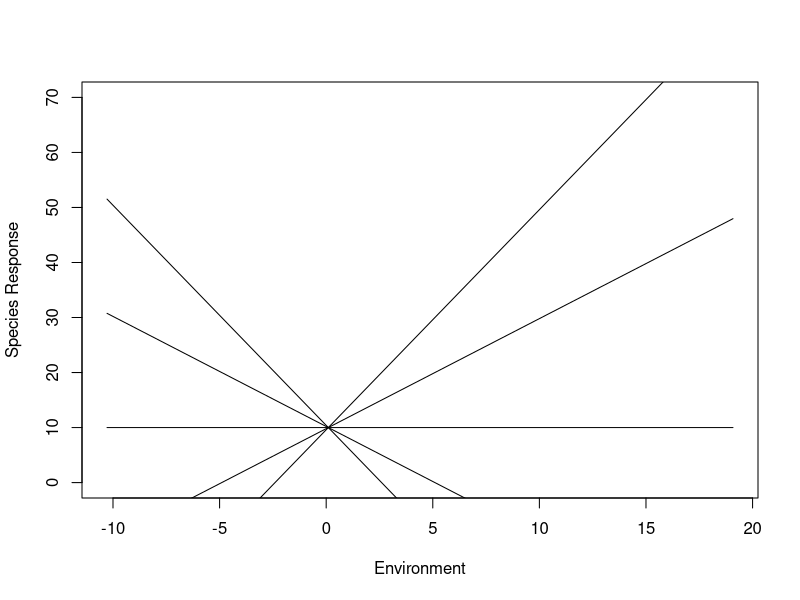
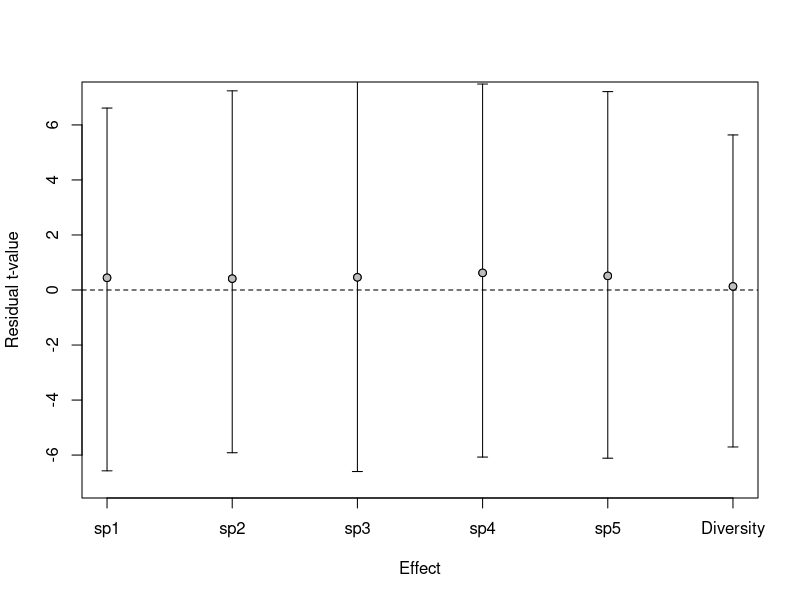
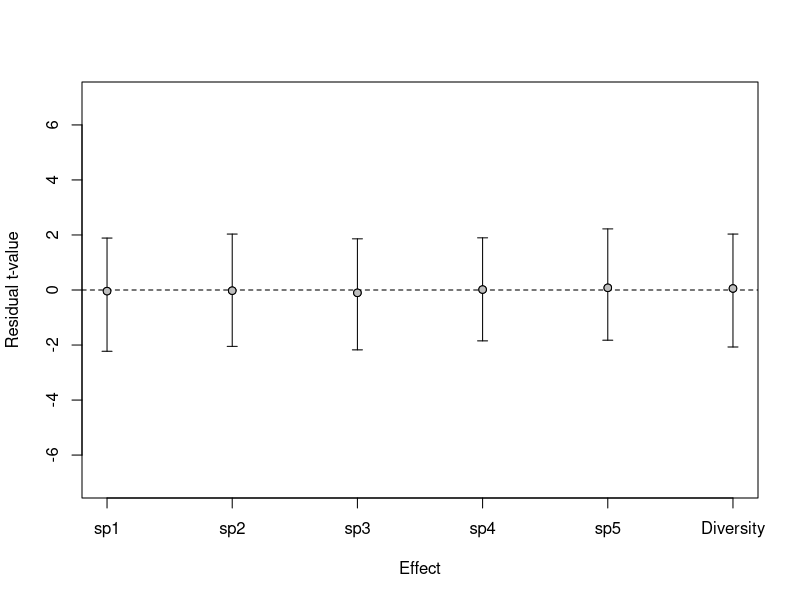
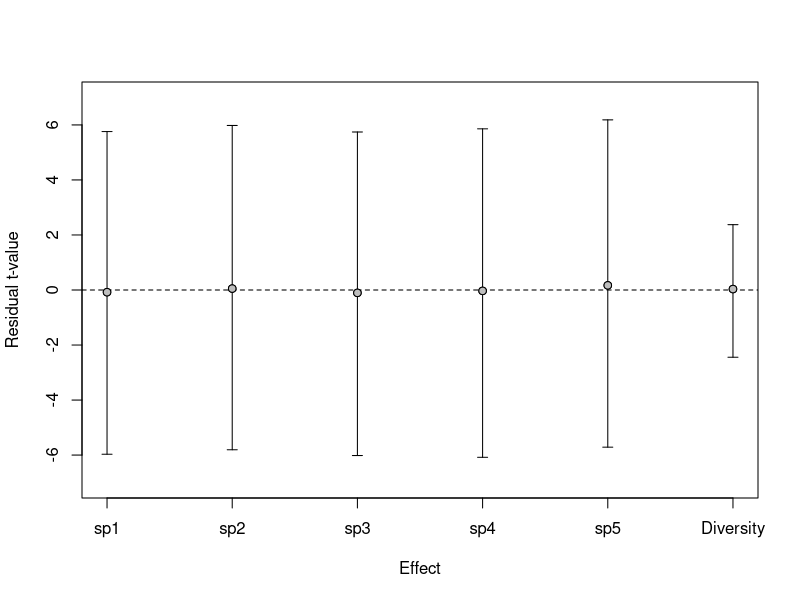
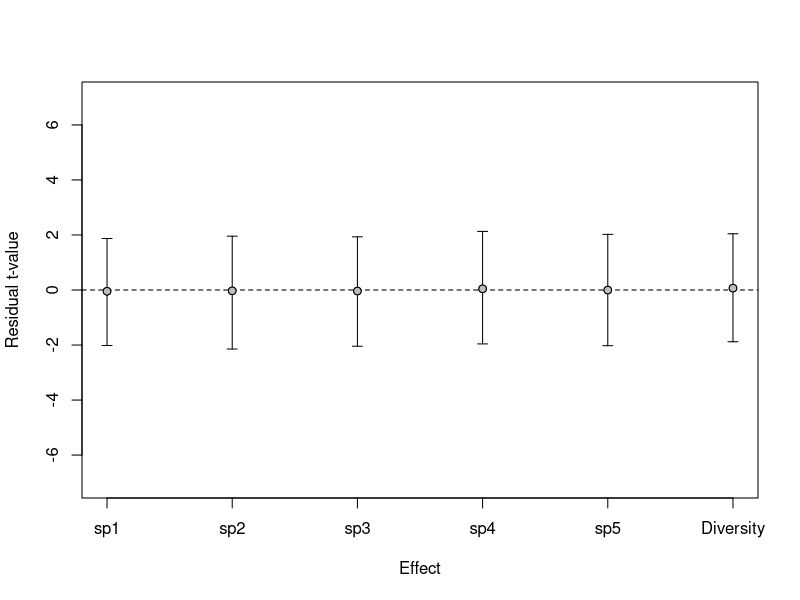
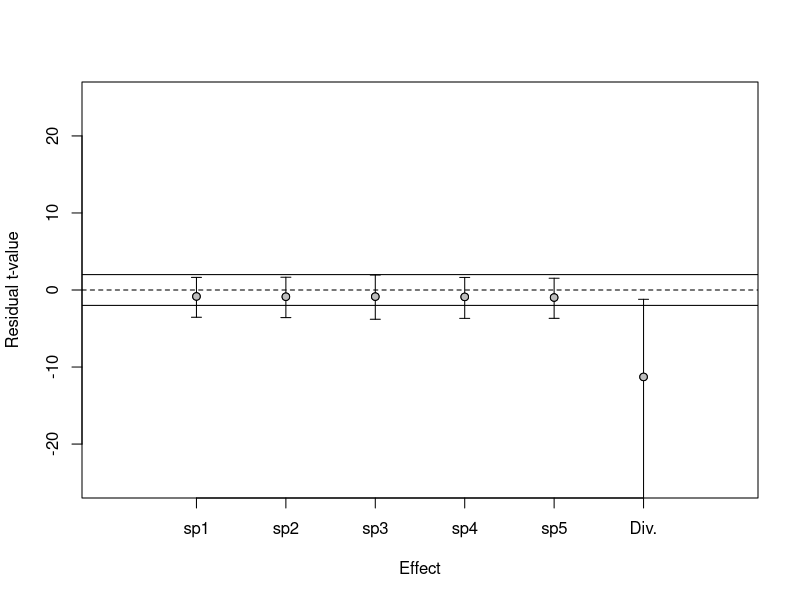
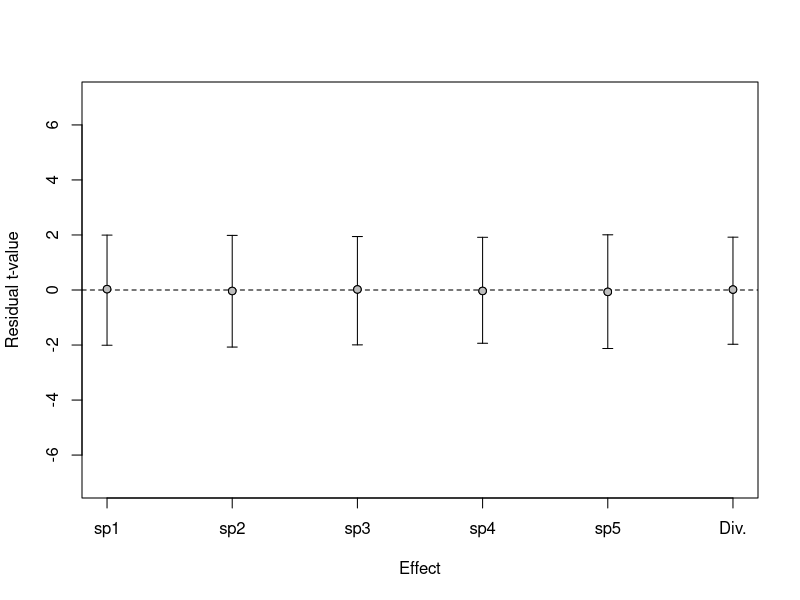
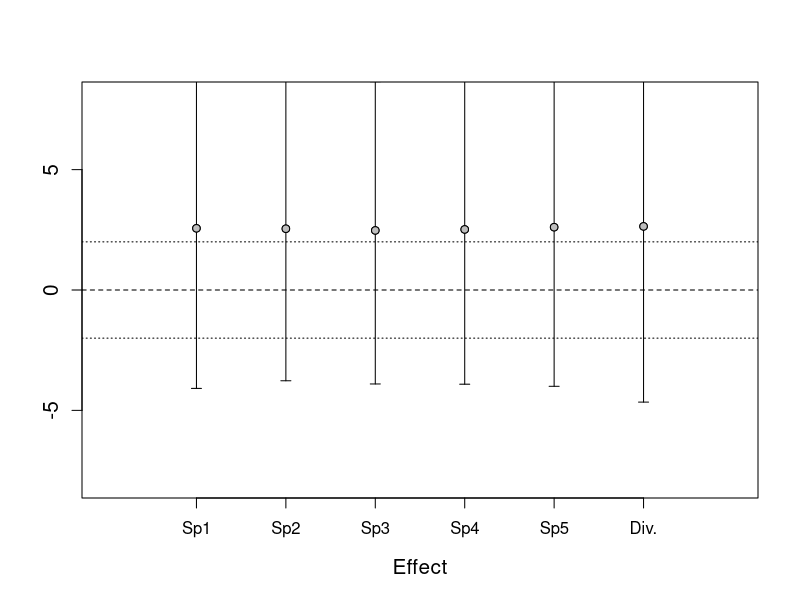

These figures' R source, in order:
############################################################################
##Authors: Schoolmaster Jr, D.R., Zirbel, C.R & J.P. Cronin               ##                       
##Title: A graphical causal model for resolving species identity effects  ##
##       and biodiversity-ecosystem function correlations                 ##          
##Journal: Ecology                                                        ##
##                                                                        ##
##Simulation methods and code                                             ##
############################################################################

####Overview############################################################
# To test the conclusion of the causal analysis of the DAG in Fig. 3 that 
# species effects and biodiversity correlations result from statistically
# misspecified models, we generated data from simulations of communities.
# We simulated data for a set of 5 species, each with a unique response to
# an environmental gradient plus an additional tendency to covary with one 
# another independent of the environmental responses. Each species was
# assigned 4 functional traits. The traits also have non-zero covariance 
# with one another. Both the abundance and trait correlation distributions
# were sampled from a Beta distribution.
# After the abundance generating distribution and trait generating 
# distributions were initialized, communities of the 5 species are drawn 
#  from the abundance distribution, one each of 100 different levels of the 
# environmental gradient, uniformly distributed. Using these data, two 
# functional trait composites were calculated : (1) a community-weighted mean
# and (2) a community-weighted variance of one of the traits. A value for the
# site's ecosystem function is calculated from these trait composites. 
# The ecosystem function was calculated as a linear combination of the two 
# functional trait composites, the environmental variable and some Gaussian
# distributed error.
# Next, we fit strategically misspecified models to the simulated data. We fit 
# models that left out either the environmental term, one of the functional trait
# composites, or we used a functional trait composite based on the wrong functional
# trait. After fitting the misspecified model, we updated it to include, one at 
# a time, the abundance of each species or a measure of diversity. We recorded the
# t-value associated with the added variable. The whole process, was repeated 1000 
# times for each type of misspecification. As a check, we also recorded the t-value
# the resulted from updating the correctly specified model with each variable. The 
# resulting distributions of t-values are shown in Fig. 5 of the main text. The code 
# for conducting the simulations in included below.
#################################################################################

#grab a function capable of giving multivarite normal random numbers
library(mvtnorm)
#set environmental gradient
E<-rnorm(100,0,5)
range(E)
#set linear environmental response with tradeoff between intercept and slope
#the trait x sets up the envionmental response of the species. Can adjust th
#numbers to gives differnt intercepts and slopes
mu<-function(x)10-0.05*x+E*x/2

#plot example mean responses to ennironmenal gradient
plot(E,mu(8),type='l',ylim=c(0,70),xlab="Environment",ylab="Species Response")
lines(E,mu(4),type='l')
lines(E,mu(0),type='l')
lines(E,mu(-4),type='l')
lines(E,mu(-8),type='l')


####misspecification 1: neglect effect of E####
noE<-matrix(0,nrow=1000,ncol=6)
yesE<-matrix(0,nrow=1000,ncol=6)
for(j in 1:1000){
  
  #select E-independent speices abundance correlation matrix by drawing pairwise
  #covariance from a Beta distribution
  mat<-matrix(0,5,5)
  mat[upper.tri(mat,diag = F)]<-2*rbeta(10,15,15)-1
  mat<-mat+t(mat)
  diag(mat)<-1
  abund.cormat<-mat
  
  #select standard devition of species abundance 
  sp.sd<-10
  sig<-c(sp.sd,sp.sd,sp.sd,sp.sd,sp.sd)%*%t(c(sp.sd,sp.sd,sp.sd,sp.sd,sp.sd))*abund.cormat
  #select trait x, whiich defines the environmental response from a unifom distribution U(-8,8)
  x<-16*runif(5)-8
  #drawn species abundances for 100 sites form multivariate normal dist using 
  spp<-cbind(10*mu(x[1]),10*mu(x[2]),10*mu(x[3]),10*mu(x[4]),10*mu(x[5]))+rmvnorm(100,mean=c(0,0,0,0,0),sigma = sig)
  #set all negative abundances to zero
  spp[spp<0]<-NA
  colnames(spp)<-paste0("sp",1:5)
  #calculate Shannon diversity at each 'site'
  biodiv<-apply(spp,1,function(x)-sum(x/sum(x,na.rm = T)*log(x/sum(x,na.rm = T)),na.rm = T))
  
  #simulate trait matrix
  #use same method as above to set up trait correlations 
  mat<-matrix(0,4,4)
  mat[upper.tri(mat,diag = F)]<-2*rbeta(6,15,15)-1
  mat<-mat+t(mat)
  diag(mat)<-1
  trait.cormat<-mat
  
  sig<-c(10,5,2,1)%*%t(c(10,5,2,1))*trait.cormat
  traits<-rmvnorm(5,mean=c(0,0,0,0),sigma = sig)
  rownames(traits)<-c("sp1","sp2","sp3","sp4","sp5")
  colnames(traits)<-c("T1","T2","T3","T4")
  #calcualte relative abundance of species within sites
  relat<-sweep(spp,1,rowSums(spp,na.rm = T),"/")
  relat[which(is.na(relat))]<-0
  #calculate commuinty-weighted means and variances to be used to drive ecosystem functions
  CWM<-as.matrix(relat)%*%as.matrix(traits)
  FD<-cbind(T1=apply(relat,1,function(x)sum(x^2))*var(traits[,1]),
            T2=apply(relat,1,function(x)sum(x^2))*var(traits[,2]),
            T3=apply(relat,1,function(x)sum(x^2))*var(traits[,3]),
            T4=apply(relat,1,function(x)sum(x^2))*var(traits[,4]))
  
  #define ecosystem function as driven by environmental response, E, CWM of trait 1, and FD of trait 1
  #plus some error
  EF<-cbind(CWM[,1],FD[,1],E)%*%c(5,1,1)+rnorm(100,0,5)
  
  #fit initial model (with neglects E)
  f<-lm(EF~CWM[,1]+FD[,1])
  #fit correctly specified model
  f.yes<-lm(EF~CWM[,1]+FD[,1]+E)
  #grab the t-value for the testable implications that spp abund and biodiv are independent of EF given 
  #corrent function trait composities (CWM and FD) and enviornment
  for(k in 1:6)noE[j,k]<-summary(update(f,~.+cbind(spp,biodiv)[,k]))[["coefficients"]][4, "t value"]
  for(k in 1:6)yesE[j,k]<-summary(update(f.yes,~.+cbind(spp,biodiv)[,k]))[["coefficients"]][5, "t value"]
}

#how many of the simulations resulted in at least one "species identity effect" or "diveristy effect"
sum(apply(noE,1,function(x)any(abs(x)>2)))/1000

#check the same thing for the correctly specified model, here the answer should be around
# 0.05x6 = 0.30
sum(apply(yesE,1,function(x)any(abs(x)>2)))/1000

#plot the results
plot(1:6,apply(noE,2,function(x)mean(x)),ylim=c(-7,7),xaxt='n',ylab="Residual t-value",xlab="Effect")
arrows(1:6,apply(noE,2,function(x)mean(x)),1:6,apply(noE,2,function(x)quantile(x,probs = 0.025)),angle=90,length=.05)
arrows(1:6,apply(noE,2,function(x)mean(x)),1:6,apply(noE,2,function(x)quantile(x,probs = 0.975)),angle=90,length=.05)
abline(h=0,lty=2)
axis(side=1,1:6,c(paste0('sp',1:5),"Diversity"))
points(1:6,apply(noE,2,function(x)mean(x)),pch=21,bg="grey")

###Plot the results for the correctly specified model. Here the 95% CI should run from -2 to 2
plot(1:6,apply(yesE,2,function(x)mean(x)),ylim=c(-7,7),xaxt='n',ylab="Residual t-value",xlab="Effect")
arrows(1:6,apply(yesE,2,function(x)mean(x)),1:6,apply(yesE,2,function(x)quantile(x,probs = 0.025)),angle=90,length=.05)
arrows(1:6,apply(yesE,2,function(x)mean(x)),1:6,apply(yesE,2,function(x)quantile(x,probs = 0.975)),angle=90,length=.05)
abline(h=0,lty=2)
axis(side=1,1:6,c(paste0('sp',1:5),"Diversity"))
points(1:6,apply(yesE,2,function(x)mean(x)),pch=21,bg="grey")


###the code below follows the same logic, but examines the effect of 
###misspecification by leaving out CWN and FD or including a Community-weighted mean based
###the incorrect functional trait.

####misspecification 2: neglect effect of CWM####
noCWM<-matrix(0,nrow=1000,ncol=6)
yesCWM<-matrix(0,nrow=1000,ncol=6)
for(j in 1:1000){
  mat<-matrix(0,5,5)
  mat[upper.tri(mat,diag = F)]<-2*rbeta(10,15,15)-1
  mat<-mat+t(mat)
  diag(mat)<-1
  abund.cormat<-mat
  
  sp.sd<-200
  sig<-c(sp.sd,sp.sd,sp.sd,sp.sd,sp.sd)%*%t(c(sp.sd,sp.sd,sp.sd,sp.sd,sp.sd))*abund.cormat
  x<-16*runif(5)-8
  spp<-cbind(10*mu(x[1]),10*mu(x[2]),10*mu(x[3]),10*mu(x[4]),10*mu(x[5]))+rmvnorm(100,mean=c(0,0,0,0,0),sigma = sig)
  
  spp[spp<0]<-NA
  colnames(spp)<-paste0("sp",1:5)
  biodiv<-apply(spp,1,function(x)-sum(x/sum(x,na.rm = T)*log(x/sum(x,na.rm = T)),na.rm = T))
  
  #simulate trait matrix
  mat<-matrix(0,4,4)
  mat[upper.tri(mat,diag = F)]<-2*rbeta(6,15,15)-1
  mat<-mat+t(mat)
  diag(mat)<-1
  trait.cormat<-mat
  sig<-c(10,5,2,1)%*%t(c(10,5,2,1))*trait.cormat
  traits<-rmvnorm(5,mean=c(0,0,0,0),sigma = sig)
  rownames(traits)<-c("sp1","sp2","sp3","sp4","sp5")
  colnames(traits)<-c("T1","T2","T3","T4")
  relat<-sweep(spp,1,rowSums(spp,na.rm = T),"/")
  relat[which(is.na(relat))]<-0
  CWM<-as.matrix(relat)%*%as.matrix(traits)
  
  FD<-cbind(T1=apply(relat,1,function(x)sum(x^2))*var(traits[,1]),
            T2=apply(relat,1,function(x)sum(x^2))*var(traits[,2]),
            T3=apply(relat,1,function(x)sum(x^2))*var(traits[,3]),
            T4=apply(relat,1,function(x)sum(x^2))*var(traits[,4]))
  
  EF<-cbind(CWM[,1],FD[,1],E)%*%c(5,1,1)+rnorm(100,0,10)
  f<-lm(EF~FD[,1]+E)
  f.yes<-lm(EF~FD[,1]+CWM[,1]+E)
  for(k in 1:6)noCWM[j,k]<-summary(update(f,~.+cbind(spp,biodiv)[,k]))[["coefficients"]][4, "t value"]
  for(k in 1:6)yesCWM[j,k]<-summary(update(f.yes,~.+cbind(spp,biodiv)[,k]))[["coefficients"]][5, "t value"]
  
}

plot(1:6,apply(noCWM,2,function(x)mean(x)),ylim=c(-7,7),xaxt='n',ylab="Residual t-value",xlab="Effect")
arrows(1:6,apply(noCWM,2,function(x)mean(x)),1:6,apply(noCWM,2,function(x)quantile(x,probs = 0.025)),angle=90,length=.05)
arrows(1:6,apply(noCWM,2,function(x)mean(x)),1:6,apply(noCWM,2,function(x)quantile(x,probs = 0.975)),angle=90,length=.05)
abline(h=0,lty=2)
axis(side=1,1:6,c(paste0('sp',1:5),"Diversity"))
points(1:6,apply(noCWM,2,function(x)mean(x)),pch=21,bg="grey")
##correct model##
plot(1:6,apply(yesCWM,2,function(x)mean(x)),ylim=c(-7,7),xaxt='n',ylab="Residual t-value",xlab="Effect")
arrows(1:6,apply(yesCWM,2,function(x)mean(x)),1:6,apply(yesCWM,2,function(x)quantile(x,probs = 0.025)),angle=90,length=.05)
arrows(1:6,apply(yesCWM,2,function(x)mean(x)),1:6,apply(yesCWM,2,function(x)quantile(x,probs = 0.975)),angle=90,length=.05)
abline(h=0,lty=2)
axis(side=1,1:6,c(paste0('sp',1:5),"Diversity"))
points(1:6,apply(yesCWM,2,function(x)mean(x)),pch=21,bg="grey")


#####misspecification 3: neglect effect of trait dispersion (FD)####
noFD<-matrix(0,nrow=1000,ncol=6)
yesFD<-matrix(0,nrow=1000,ncol=6)
for(j in 1:1000){
  mat<-matrix(0,5,5)
  mat[upper.tri(mat,diag = F)]<-2*rbeta(10,15,15)-1
  mat<-mat+t(mat)
  diag(mat)<-1
  abund.cormat<-mat
  sp.sd<-200
  sig<-c(sp.sd,sp.sd,sp.sd,sp.sd,sp.sd)%*%t(c(sp.sd,sp.sd,sp.sd,sp.sd,sp.sd))*abund.cormat
  x<-16*runif(5)-8
  spp<-cbind(10*mu(x[1]),10*mu(x[2]),10*mu(x[3]),10*mu(x[4]),10*mu(x[5]))+rmvnorm(100,mean=c(0,0,0,0,0),sigma = sig)
  
  spp[spp<0]<-NA
  colnames(spp)<-paste0("sp",1:5)
  biodiv<-apply(spp,1,function(x)-sum(x/sum(x,na.rm = T)*log(x/sum(x,na.rm = T)),na.rm = T))
  
  #simulate trait matrix
  mat<-matrix(0,4,4)
  mat[upper.tri(mat,diag = F)]<-2*rbeta(6,15,15)-1
  mat<-mat+t(mat)
  diag(mat)<-1
  trait.cormat<-mat
  sig<-c(10,5,2,1)%*%t(c(10,5,2,1))*trait.cormat
  traits<-rmvnorm(5,mean=c(0,0,0,0),sigma = sig)
  rownames(traits)<-c("sp1","sp2","sp3","sp4","sp5")
  colnames(traits)<-c("T1","T2","T3","T4")
  relat<-sweep(spp,1,rowSums(spp,na.rm = T),"/")
  relat[which(is.na(relat))]<-0
  sum(as.matrix(relat)[1,]*as.matrix(traits)[,1])
  CWM<-as.matrix(relat)%*%as.matrix(traits)
  
  FD<-cbind(T1=apply(relat,1,function(x)sum(x^2))*var(traits[,1]),
            T2=apply(relat,1,function(x)sum(x^2))*var(traits[,2]),
            T3=apply(relat,1,function(x)sum(x^2))*var(traits[,3]),
            T4=apply(relat,1,function(x)sum(x^2))*var(traits[,4]))
  
  
  EF<-cbind(CWM[,1],FD[,1],E)%*%c(5,1,1)+rnorm(100,0,10)
  f<-lm(EF~CWM[,1]+E)
  f.yes<-lm(EF~CWM[,1]+FD[,1]+E)
  for(k in 1:6)noFD[j,k]<-summary(update(f,~.+cbind(spp,biodiv)[,k]))[["coefficients"]][4, "t value"]
  for(k in 1:6)yesFD[j,k]<-summary(update(f.yes,~.+cbind(spp,biodiv)[,k]))[["coefficients"]][5, "t value"]
}

sum(apply(noFD[,1:5],1,function(x)any(abs(x)>2)))/1000
sum(apply(noE[,1:5],1,function(x)any(abs(x)>2)))/1000
sum(apply(yesE[,1:5],1,function(x)any(abs(x)>2)))/1000
sum(apply(noCWM[,1:5],1,function(x)any(abs(x)>2)))/1000

apply(noFD,2,function(x)sum(abs(x)>2))/1000
apply(noE,2,function(x)sum(abs(x)>2))/1000
apply(noCWM,2,function(x)sum(abs(x)>2))/1000

apply(yesFD,2,function(x)sum(abs(x)>2))/1000
apply(yesE,2,function(x)sum(abs(x)>2))/1000
apply(yesCWM,2,function(x)sum(abs(x)>2))/1000

plot(0:7,c(NA,apply(noFD,2,function(x)mean(x)),NA),ylim=c(-25,25),xaxt='n',ylab="Residual t-value",xlab="Effect")
arrows(1:6,apply(noFD,2,function(x)mean(x)),1:6,apply(noFD,2,function(x)quantile(x,probs = 0.025)),angle=90,length=.05)
arrows(1:6,apply(noFD,2,function(x)mean(x)),1:6,apply(noFD,2,function(x)quantile(x,probs = 0.975)),angle=90,length=.05)
abline(h=0,lty=2)
axis(side=1,1:6,c(paste0('sp',1:5),"Div."))
points(1:6,apply(noFD,2,function(x)mean(x)),pch=21,bg="grey")
abline(h=c(2,-2))
###correct model
plot(1:6,apply(yesFD,2,function(x)mean(x)),ylim=c(-7,7),xaxt='n',ylab="Residual t-value",xlab="Effect")
arrows(1:6,apply(yesFD,2,function(x)mean(x)),1:6,apply(yesFD,2,function(x)quantile(x,probs = 0.025)),angle=90,length=.05)
arrows(1:6,apply(yesFD,2,function(x)mean(x)),1:6,apply(yesFD,2,function(x)quantile(x,probs = 0.975)),angle=90,length=.05)
abline(h=0,lty=2)
axis(side=1,1:6,c(paste0('sp',1:5),"Div."))
points(1:6,apply(yesFD,2,function(x)mean(x)),pch=21,bg="grey")


#### misspecification 4: Use a CWM of incorrect functional trait #####
Wmet<-matrix(0,nrow=1000,ncol=6)
Cmet<-matrix(0,nrow=1000,ncol=6)
for(j in 1:1000){
  mat<-matrix(0,5,5)
  mat[upper.tri(mat,diag = F)]<-2*rbeta(10,15,15)-1
  mat<-mat+t(mat)
  diag(mat)<-1
  abund.cormat<-mat
  sp.sd<-200
  sig<-c(sp.sd,sp.sd,sp.sd,sp.sd,sp.sd)%*%t(c(sp.sd,sp.sd,sp.sd,sp.sd,sp.sd))*abund.cormat
  x<-16*runif(5)-8
  spp<-cbind(10*mu(x[1]),10*mu(x[2]),10*mu(x[3]),10*mu(x[4]),10*mu(x[5]))+rmvnorm(100,mean=c(0,0,0,0,0),sigma = sig)
  
  spp[spp<0]<-0
  colnames(spp)<-paste0("sp",1:5)
  biodiv<-apply(spp,1,function(x)-sum(x/sum(x,na.rm = T)*log(x/sum(x,na.rm = T)),na.rm = T))
  
  #simulate trait matrix
  mat<-matrix(0,4,4)
  mat[upper.tri(mat,diag = F)]<-2*rbeta(6,15,15)-1
  mat<-mat+t(mat)
  diag(mat)<-1
  trait.cormat<-mat
  sig<-c(10,5,2,1)%*%t(c(10,5,2,1))*trait.cormat
  traits<-rmvnorm(5,mean=c(0,0,0,0),sigma = sig)
  rownames(traits)<-c("sp1","sp2","sp3","sp4","sp5")
  colnames(traits)<-c("T1","T2","T3","T4")
  relat<-sweep(spp,1,rowSums(spp,na.rm = T),"/")
  relat[which(is.na(relat))]<-0
  
  CWM<-as.matrix(relat)%*%as.matrix(traits)
  CUM<-as.matrix(spp)%*%as.matrix(traits)
  FD<-cbind(T1=apply(relat,1,function(x)sum(x^2))*var(traits[,1]),
            T2=apply(relat,1,function(x)sum(x^2))*var(traits[,2]),
            T3=apply(relat,1,function(x)sum(x^2))*var(traits[,3]),
            T4=apply(relat,1,function(x)sum(x^2))*var(traits[,4]))
  
  
  EF<-cbind(CWM[,1],FD[,1],E)%*%c(5,1,1)+rnorm(100,0,10)
  #this misspecification grabs a random CWM based on the wrong trait
  f<-lm(EF~CWM[,sample(2:4)[1]]+FD[,1]+E)
  f.yes<-lm(EF~CWM[,1]+FD[,1]+E)
  for(k in 1:6)Wmet[j,k]<-summary(update(f,~.+cbind(spp,biodiv)[,k]))[["coefficients"]][4, "t value"]
  for(k in 1:6)Cmet[j,k]<-summary(update(f.yes,~.+cbind(spp,biodiv)[,k]))[["coefficients"]][5, "t value"]
}

plot(0:7,c(NA,apply(Wmet,2,function(x)mean(x)),NA),ylim=c(-8,8),xaxt='n',ylab="",xlab="Effect",cex.lab=1.25,cex.axis=1.25)
arrows(1:6,apply(Wmet,2,function(x)mean(x)),1:6,apply(Wmet,2,function(x)quantile(x,probs = 0.025)),angle=90,length=.05)
arrows(1:6,apply(Wmet,2,function(x)mean(x)),1:6,apply(Wmet,2,function(x)quantile(x,probs = 0.975)),angle=90,length=.05)
abline(h=0,lty=2)
abline(h=c(-2,2),lty=3)
axis(side=1,1:6,c(paste0('Sp',1:5),"Div."))
points(1:6,apply(Wmet,2,function(x)mean(x)),pch=21,bg="grey")
#correct model
plot(0:7,c(NA,apply(Cmet,2,function(x)mean(x)),NA),ylim=c(-8,8),xaxt='n',ylab="",xlab="Effect",cex.lab=1.25,cex.axis=1.25)
arrows(1:6,apply(Cmet,2,function(x)mean(x)),1:6,apply(Cmet,2,function(x)quantile(x,probs = 0.025)),angle=90,length=.05)
arrows(1:6,apply(Cmet,2,function(x)mean(x)),1:6,apply(Cmet,2,function(x)quantile(x,probs = 0.975)),angle=90,length=.05)
abline(h=0,lty=2)
abline(h=c(-2,2),lty=3)
axis(side=1,1:6,c(paste0('Sp',1:5),"Div."))
points(1:6,apply(Cmet,2,function(x)mean(x)),pch=21,bg="grey")


